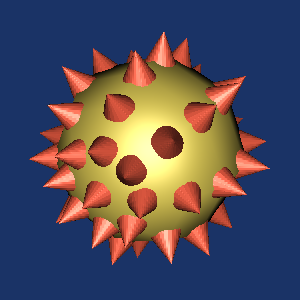

The script that drew this image:
#!/usr/bin/env python
# Demonstrate a spiked sphere as the base scene for interaction style tests.

import vtkmodules.vtkInteractionStyle  # noqa: F401
import vtkmodules.vtkRenderingFreeType  # noqa: F401
import vtkmodules.vtkRenderingOpenGL2  # noqa: F401

from vtkmodules.vtkCommonColor import vtkNamedColors
from vtkmodules.vtkFiltersCore import vtkGlyph3D
from vtkmodules.vtkFiltersSources import vtkConeSource, vtkSphereSource
from vtkmodules.vtkRenderingCore import (
    vtkActor,
    vtkPolyDataMapper,
    vtkRenderWindow,
    vtkRenderWindowInteractor,
    vtkRenderer,
)

colors = vtkNamedColors()

# Sphere source
sphere = vtkSphereSource()

sphere_mapper = vtkPolyDataMapper()
sphere_mapper.SetInputConnection(sphere.GetOutputPort())

sphere_actor = vtkActor()
sphere_actor.SetMapper(sphere_mapper)
banana_rgb = [0.0, 0.0, 0.0]
colors.GetColorRGB("banana", banana_rgb)
sphere_actor.GetProperty().SetDiffuseColor(banana_rgb)
sphere_actor.GetProperty().SetSpecular(0.4)
sphere_actor.GetProperty().SetSpecularPower(20)

# Spikes via cone glyphs on sphere normals
cone = vtkConeSource()
cone.SetResolution(20)

glyph = vtkGlyph3D()
glyph.SetInputConnection(sphere.GetOutputPort())
glyph.SetSourceConnection(cone.GetOutputPort())
glyph.SetVectorModeToUseNormal()
glyph.SetScaleModeToScaleByVector()
glyph.SetScaleFactor(0.25)

spike_mapper = vtkPolyDataMapper()
spike_mapper.SetInputConnection(glyph.GetOutputPort())

spike_actor = vtkActor()
spike_actor.SetMapper(spike_mapper)
tomato_rgb = [0.0, 0.0, 0.0]
colors.GetColorRGB("tomato", tomato_rgb)
spike_actor.GetProperty().SetDiffuseColor(tomato_rgb)
spike_actor.GetProperty().SetSpecular(0.4)
spike_actor.GetProperty().SetSpecularPower(20)

# Rendering
renderer = vtkRenderer()
renderer.AddActor(sphere_actor)
renderer.AddActor(spike_actor)
renderer.SetBackground(0.1, 0.2, 0.4)

render_window = vtkRenderWindow()
render_window.SetSize(300, 300)
render_window.AddRenderer(renderer)
render_window.SetWindowName("style base spike")

interactor = vtkRenderWindowInteractor()
interactor.SetRenderWindow(render_window)
interactor.SetDesiredUpdateRate(0.00001)

renderer.ResetCamera()
camera = renderer.GetActiveCamera()
camera.Zoom(1.4)
camera.Azimuth(30)
camera.Elevation(30)

interactor.Initialize()
interactor.Start()
